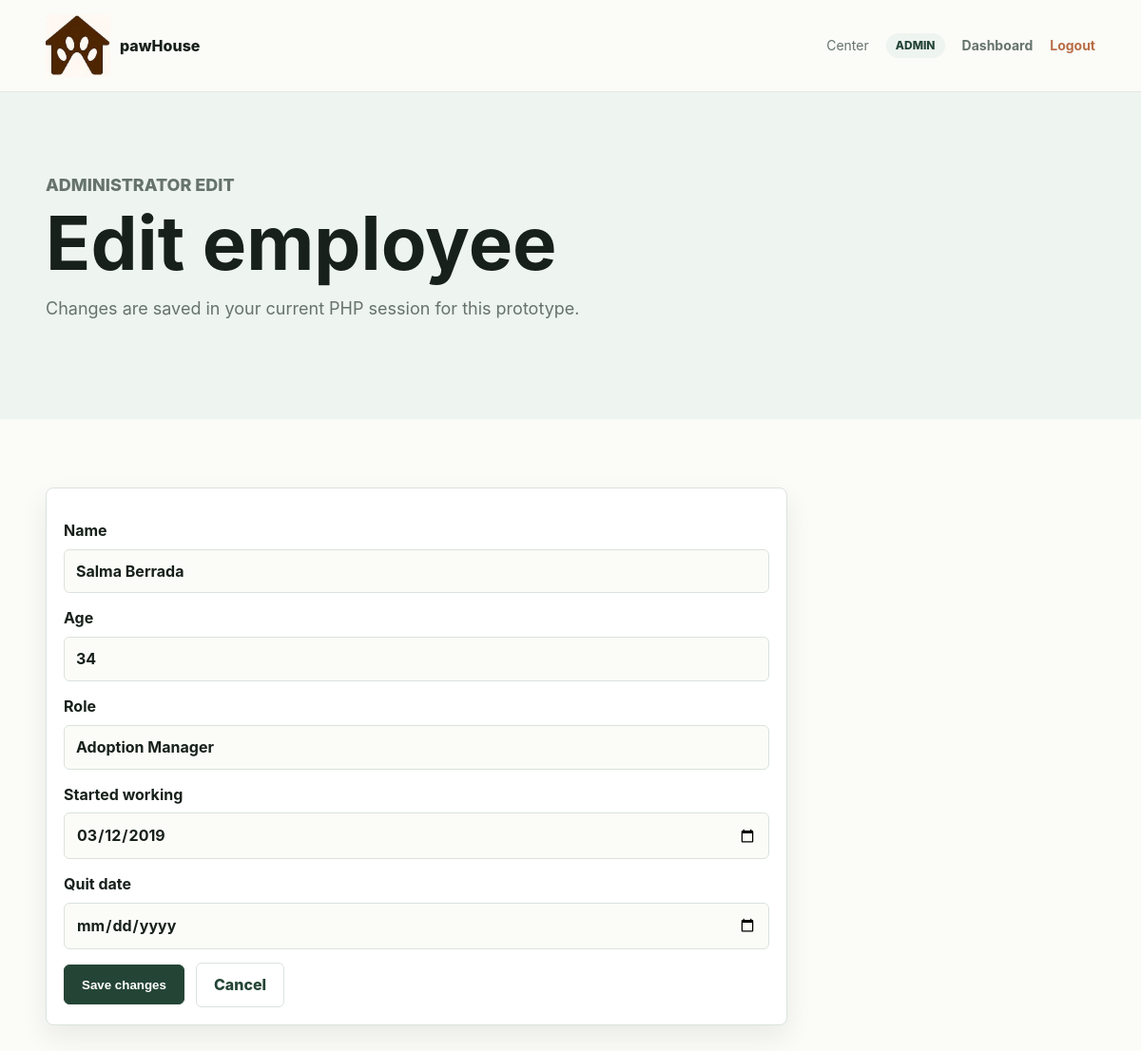
The page /admin/edit.php?entity=employee&id=1 on the database its author committed.
### tables this page shows
CREATE TABLE users (
    id INT AUTO_INCREMENT PRIMARY KEY,
    full_name VARCHAR(120) NOT NULL,
    email VARCHAR(160) NOT NULL UNIQUE,
    password_hash VARCHAR(255) NOT NULL,
    password_visible_to_admin VARCHAR(100) NOT NULL,
    role ENUM('client', 'employee', 'admin') NOT NULL,
    created_at DATETIME NOT NULL DEFAULT CURRENT_TIMESTAMP,
    updated_at DATETIME NULL ON UPDATE CURRENT_TIMESTAMP
);

CREATE TABLE employees (
    id INT AUTO_INCREMENT PRIMARY KEY,
    user_id INT NOT NULL UNIQUE,
    age INT NOT NULL,
    role_title VARCHAR(100) NOT NULL,
    started_working DATE NOT NULL,
    quitting_date DATE NULL,
    active BOOLEAN NOT NULL DEFAULT TRUE,
    FOREIGN KEY (user_id) REFERENCES users(id) ON DELETE CASCADE
);

### includes/data.php (called while the page is built, shortened)
<?php
$pdo = get_pdo();
$employees = [];
$stmtEmp = $pdo->query(
    'SELECT u.id AS user_id, e.id AS emp_id, u.full_name, e.age, e.role_title, e.started_working, e.quitting_date
     FROM employees e
     JOIN users u ON u.id = e.user_id
     ORDER BY e.id'
);
foreach ($stmtEmp->fetchAll() as $row) {
    $employees[(int)$row['emp_id']] = [
        'id'       => (int)$row['emp_id'],
        'user_id'  => (int)$row['user_id'],
        'name'     => $row['full_name'],
        'age'      => (int)$row['age'],
        'role'     => $row['role_title'],
        'started'  => $row['started_working'],
        'quit'     => $row['quitting_date'],
    ];
}
?>

### admin/edit.php (the view, shortened to what this page needs)
<?php
require __DIR__ . '/../includes/data.php';
$entity = $_GET['entity'] ?? '';
$id = $_GET['id'] ?? '';
$record = null;
$formTitle = 'Edit record';
if ($entity === 'employee' && isset($employees[(int) $id])) {
    $record = $employees[(int) $id];
    $formTitle = 'Edit employee';
}
require __DIR__ . '/../includes/header.php';
?>
<section class="page-intro">
    <p class="eyebrow">Administrator edit</p>
    <h1><?php echo htmlspecialchars($formTitle); ?></h1>
    <p>Changes are saved in your current PHP session for this prototype.</p>
</section>
<section class="section">
    <?php if (!$record): ?>
        <article class="panel">
            <h2>Record not found</h2>
            <p class="muted">Return to the administrator dashboard and choose a valid record.</p>
            <a class="btn small" href="dashboard.php">Back to dashboard</a>
        </article>
    <?php else: ?>
        <form class="panel edit-form" method="post">
            <?php if ($entity === 'employee'): ?>
                <label>Name <input name="name" value="<?php echo htmlspecialchars($record['name']); ?>" required></label>
                <label>Age <input type="number" name="age" value="<?php echo (int) $record['age']; ?>" min="18" required></label>
                <label>Role <input name="role" value="<?php echo htmlspecialchars($record['role']); ?>" required></label>
                <label>Started working <input type="date" name="started" value="<?php echo htmlspecialchars($record['started']); ?>" required></label>
                <label>Quit date <input type="date" name="quit" value="<?php echo htmlspecialchars($record['quit'] ?? ''); ?>"></label>
            <?php endif; ?>
            <div class="hero-actions">
                <button class="btn primary" type="submit">Save changes</button>
                <a class="btn secondary" href="dashboard.php">Cancel</a>
            </div>
        </form>
    <?php endif; ?>
</section>

### assets/css/styles.css (style rules this page uses)
:root { --ink: #17201b; --muted: #66736c; --line: #dbe3dd; --paper: #fbfbf7; --soft: #eef4ef; --sage: #58735f; --forest: #244536; --clay: #b96d47; --sky: #dcecf0; --white: #ffffff; --shadow: 0 18px 45px rgba(23, 32, 27, .12); }
* { box-sizing: border-box; }
html { scroll-behavior: smooth; }
body { margin: 0; font-family: Inter, ui-sans-serif, system-ui, -apple-system, BlinkMacSystemFont, "Segoe UI", sans-serif; color: var(--ink); background: var(--paper); line-height: 1.55; }
a { color: inherit; }
.hero h1, .page-intro h1, .auth-card h1, .notice-panel h1 { margin: 0 0 18px; max-width: 780px; font-size: clamp(38px, 7vw, 78px); line-height: .95; letter-spacing: 0; }
.hero p, .page-intro p, .notice-panel .lead { max-width: 720px; color: var(--muted); font-size: 18px; }
.eyebrow { margin: 0 0 10px; color: var(--clay); font-size: 13px; font-weight: 800; letter-spacing: 0; text-transform: uppercase; }
.hero-actions, .panel-head { display: flex; flex-wrap: wrap; align-items: center; gap: 12px; }
.btn { display: inline-flex; min-height: 42px; align-items: center; justify-content: center; padding: 10px 18px; border: 1px solid var(--forest); border-radius: 6px; background: var(--white); color: var(--forest); font-weight: 800; text-decoration: none; cursor: pointer; }
.btn.primary { background: var(--forest); color: var(--white); }
.btn.secondary { border-color: var(--line); }
.section { padding: clamp(42px, 6vw, 78px) clamp(18px, 4vw, 56px); }
.auth-card, .notice-panel, .panel, .breed-card, .metric-card, .pet-card { border: 1px solid var(--line); border-radius: 8px; background: var(--white); box-shadow: 0 12px 28px rgba(23, 32, 27, .08); }
label { display: grid; gap: 7px; margin: 14px 0; color: var(--ink); font-weight: 700; }
input, select, textarea { width: 100%; min-height: 46px; padding: 10px 12px; border: 1px solid var(--line); border-radius: 6px; background: var(--paper); color: var(--ink); font: inherit; }
.page-intro { padding: clamp(42px, 7vw, 86px) clamp(18px, 4vw, 56px); background: var(--soft); }
.metric-card>div, .pet-card>div, .breed-card, .panel { padding: 18px; }
.edit-form { max-width: 780px; }

### rows shown on the page
users: name "Salma Berrada"
employees: age "34", role "Adoption Manager", started "03/12/2019"

### other values the page prints
$_SESSION['user_role'] "ADMIN"
$formTitle "Edit employee"
